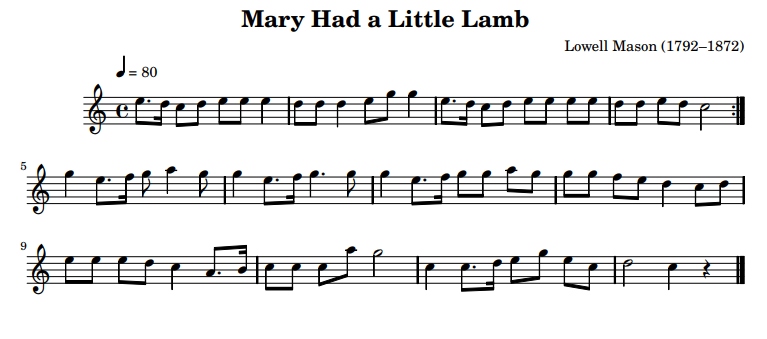
#> input picture project/mary.jpg, 767 x 339 px, found by its file name
$ python notereader.py
#> lines starting #> are read from the running program, lines starting #| are printed output that depends on the picture; after the words box and inside, x2 and y2 are one past the last pixel; in counts of white or black regions, pixels touching at a corner belong together
#------------------------------
# "Primitive" Sheet Music Reader
#------------------------------
import numpy as np
import cv2
from midiutil import MIDIFile
import math
import random
import os

def mapnote(note):
    if note == 0:
        return 40
    if note == 1:
        return 41
    if note == 2:
        return 43
    if note == 3:
        return 45
    if note == 4:
        return 47
    if note == 5:
        return 48
    if note == 6:
        return 50
    if note == 7:
        return 52
    if note == 8:
        return 53
    if note == 9:
        return 55
    if note == 10:
        return 57
    if note == 11:
        return 59
    if note == 12:
        return 60
    if note == 13:
        return 62
    if note == 14:
        return 64
    if note == 15:
        return 65
    if note == 16:
        return 67
    if note == 17:
        return 69
    if note == 18:
        return 71
    if note == 19:
        return 72
    if note == 20:
        return 74
    if note == 21:
        return 76
    if note == 22:
        return 77
    if note == 23:
        return 79
    if note == 24:
        return 81
    if note == 25:
        return 83


def turnToMidi(musicls):
    midi = MIDIFile(1)
    track = 0
    time = 0
    channel = 0
    pitch = 0
    duration = 1
    volume = 100

    midi.addTrackName(track, time, "test")
    midi.addTempo(track, time, 60)
    music = []
    for i, pitch in enumerate(musicls):
        if pitch[1] == True:
            duration = 1 / 2
            midi.addNote(track, channel, pitch[0], time, duration, volume)
            time += 1 / 2
            music.append([pitch[0], 1 / 2])
        else:
            duration = 1
            midi.addNote(track, channel, pitch[0], time, duration, volume)
            time += 1
            music.append([pitch[0], 1])
    print(music)
    midi_file = open("mary.mid", 'wb')
    midi.writeFile(midi_file)
    midi_file.close()


def focus_staffs_pixel_accurate_binary(canny_img_array):
    height, width = canny_img_array.shape
    lines = []
    new_img_array = np.zeros((height, width), dtype=np.uint8)
    for row in range(height):
        if sum(canny_img_array[row, :])/255 >= 0.55 * width:
            lines.append(row)


    counter = 0 #for keeping track of staffs
    flag = False #for skipping every other line in "lines" because the canny image draws 2 edges around every 1 edge in the original image.
    staffs = []
    staff_lines = []
    for idx in range(len(lines)):
        if flag is True:
            line_position = int(abs(lines[idx]+lines[idx-1])/2)
            new_img_array[line_position, :] = 255
            staff_lines.append(line_position)
            counter += 1
            if counter == 5:
                staffs.append(staff_lines[:])
                staff_lines.clear()
                counter = 0
            flag = False
        else:
            flag = True


    return new_img_array, staffs#, staff_line_jumps, X


def add_upper_lower_staff_lines(number_lines_to_add, staffs, line_gap):
    new_staffs = staffs
    for idx in range(len(new_staffs)):
        for n in range(0, number_lines_to_add):
            new_staffs[idx].append(new_staffs[idx][-1]+line_gap) #add lower staff line
            new_staffs[idx].insert(0, new_staffs[idx][0]-line_gap) #add upper staff line

    return new_staffs


# [8 lines left out: function invgray, not called in this run]


def getNotesAndTmpo_lite(staffs, gap_len, five_line_staff_height):
    notes_picked_up = []

    note_diameter = int(gap_len * 1.2) #approximate horizontal length of the note in relation to the length of the gap between staff lines.
    some_threshold = note_diameter*1.5
    note_area = gap_len * note_diameter #approximate area of the note
    staff_height = abs(staffs[0][0] - staffs[0][-1])
    for staff in staffs:
        staff.sort(key=lambda x: x, reverse=True)
        print(staff)
        sumlist = []
        for col in range(len(inverse[0])): # iterate through the columns(horizontal scan)
            linesum = sum(inverse[staff[-1]:staff[-1]+staff_height, col])#sum(grayinv[l[0]:l[0]+staff_height, col])
            sumlist.append(linesum) #list of sums of total pixel values in a column of pixels
        previous_line_index = 0
        for s in range(len(sumlist)): #iterate through every column of pixels of the staff height horizontaly across a staff. Each s is a column position of a note along a row.
            #: #threshold indicating a note. #s-previous_line_index prevents registering the same note twice since the canny image gives 2 vertical edges per note.
            if sumlist[s] >= 255*five_line_staff_height*0.8 and s - previous_line_index >= some_threshold \
                    and eroded[staff[-1]:staff[-1]+staff_height, s].sum() < five_line_staff_height * 255*0.7:
                # Generate image data for neural network
                # note_im = img2[staff[-1]:staff[-1] + staff_height:, s - note_diameter:s + note_diameter]
                # note_im = cv2.resize(note_im, dsize=(10, 40))
                # cv2.imwrite('C:/Users/mike/Desktop/temp/note_images/note' + str(random.randint(1, 100000)) + '.jpg',
                #             note_im)
                for j in range(staff_height): #50 pixels row wise(vertical scan)
                    img[staff[-1]:staff[-1]+staff_height:, s] = (255, 0, 0) #draw a vertical line the height of the staff where the note is


                notes_list = []
                connection_detected_flag = False
                connection_line = 0
                #iterate through each line and line gap along each column of pixels the length of the height of the staff
                for idx, line in enumerate(staff):  # we always start at the bottom line gap. ---------------------------------------------------------------------------------------------------------------------
                    # The following is going to be used for finding the value of the notes.
                    # We scan verticaly on both the left and right side of where the tail of each note is since that is where
                    # the vertical note detection line is drawn. Some notes are on the left side of its tail and some notes
                    # are on the right side of its tail which is why we look at both sides.
                    notesum_gap_right = eroded[line: line + gap_len, s: s + note_diameter].sum()
                    notesum_gap_left = eroded[line: line + gap_len, s - note_diameter: s].sum()
                    notesum_line_right = eroded[int(math.ceil(line - gap_len / 2)): int(math.ceil(line + gap_len / 2)), s: s + note_diameter].sum()
                    notesum_line_left = eroded[int(math.ceil(line - gap_len / 2)): int(math.ceil(line + gap_len / 2)), s - note_diameter: s].sum()


                    note_set_current = [notesum_gap_right, notesum_gap_left, notesum_line_right, notesum_line_left]

                    # The following is going to be used for finding the tempo of the note as in if a note is connected to another note by a horizontal line.
                    # The difference in detecting the connection between lines from detecting just the note labels is that we scan verticaly
                    # both on the left and right side of where the tail of the note is by 2 times the diameter of the note.
                    line_offset = int(gap_len*0.5)
                    if connection_detected_flag is False:
                        for row_idx in range(int(gap_len+line_offset)):
                            if line - line_offset+row_idx < len(eroded):
                                connection_gap_right = eroded[line - line_offset + row_idx, s: s + note_diameter * 2].sum()
                                connection_gap_left = eroded[line - line_offset + row_idx, s - note_diameter * 2: s].sum()

                                if connection_gap_right >= note_diameter * 2 * 255:
                                    connection_detected_flag = True
                                    img[line: line + int(gap_len/2), s:s + note_diameter*2] = (255, 0, 255)
                                    connection_line = line
                                    break
                                if connection_gap_left >= note_diameter * 2 * 255:
                                    connection_detected_flag = True
                                    img[line: line + int(gap_len / 2), s - note_diameter * 2:s] = (255, 0, 255)
                                    connection_line = line
                                    break
                    if line != connection_line:
                        notes_list.append([line, note_set_current, idx])


                notes_list.sort(key=lambda x: max(x[1]))
                note_index = notes_list[-1][2]
                note_current = notes_list[-1][1]
                line = notes_list[-1][0]
                line_gap_index = note_current.index(max(note_current))
                if max(note_current) >= note_area * 255 * 0.3 and max(note_current) < note_area*255:
                    if line_gap_index == 0:
                        img[line: line + gap_len, s:s + note_diameter] = (0, 0, 255)  # gap right
                        notes_picked_up.append((note_index * 2, connection_detected_flag))
                    elif line_gap_index == 1:
                        img[line: line + gap_len, s - note_diameter:s] = (0, 255, 0)  # gap left
                        notes_picked_up.append((note_index * 2, connection_detected_flag))
                    elif line_gap_index == 2:
                        img[int(math.ceil(line - gap_len / 2)): int(math.ceil(line + gap_len / 2)),
                        s:s + note_diameter] = (0, 0, 255)  # line right
                        notes_picked_up.append((note_index * 2 + 1, connection_detected_flag))
                    else:
                        img[int(math.ceil(line - gap_len / 2)): int(math.ceil(line + gap_len / 2)),
                        s - note_diameter:s] = (0, 255, 0)  # line left
                        notes_picked_up.append((note_index * 2 + 1, connection_detected_flag))
                    previous_line_index = s

    return notes_picked_up


if __name__ == '__main__':
    song = 'mary.JPG'
    img = cv2.imread(song)
#> img is the input picture: shape (339, 767, 3); mean B, G, R 233.6, 233.6, 233.6
    img2 = cv2.imread(song, cv2.IMREAD_GRAYSCALE)
    imgg = cv2.imread(song, cv2.IMREAD_GRAYSCALE)  ###gray img for scaning

    inverse = cv2.cvtColor(img, cv2.COLOR_BGR2GRAY)  ##invsered gray img for finding if two notes are connnected
    for i in range(len(inverse)):
        for j in range(len(inverse[0])):
            if (inverse[i][j] <=200):
                inverse[i][j] = 255
            else:
                inverse[i][j] = 0
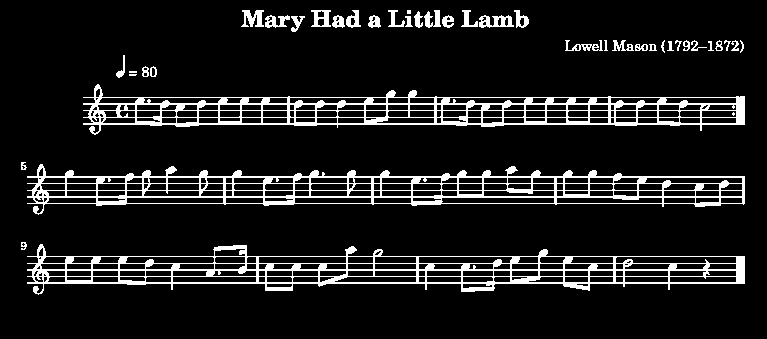
#> inverse: shape (339, 767); 10.5% white; 42 white regions (4 under 20 px), largest, box (x1, y1, x2, y2) and area: (27, 164, 745, 215) 8202, (27, 244, 745, 295) 8137, (83, 84, 745, 135) 7795
    kernel = np.ones((3, 3), np.uint8)
    eroded = cv2.erode(inverse, kernel, iterations=1)
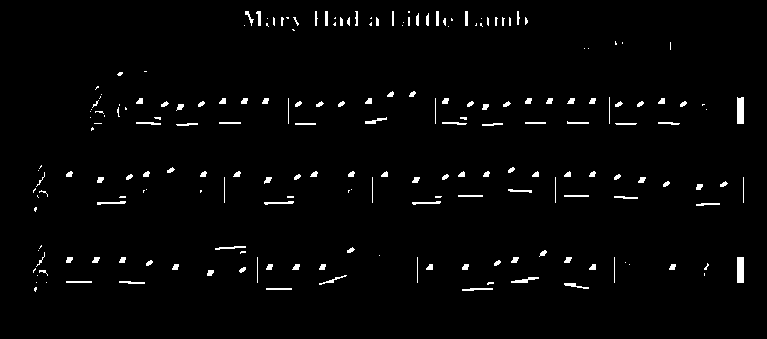
#> eroded: shape (339, 767); 2.1% white; 205 white regions (79 under 20 px), largest, box (x1, y1, x2, y2) and area: (737, 97, 744, 124) 186, (737, 257, 744, 283) 182, (511, 277, 539, 283) 82
    eroded = cv2.dilate(eroded, kernel, iterations=1)
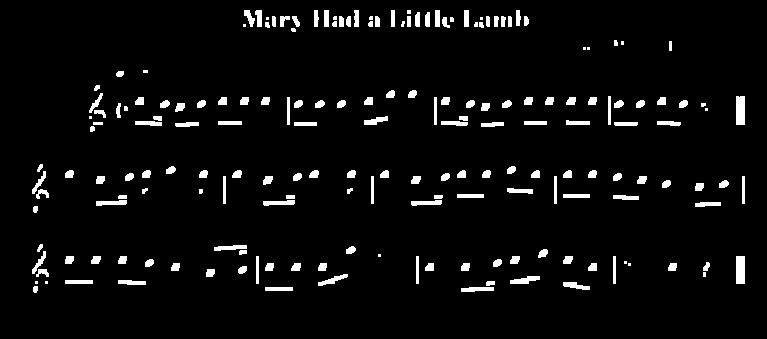
#> eroded: shape (339, 767); 4.5% white; 188 white regions (25 under 20 px), largest, box (x1, y1, x2, y2) and area: (736, 96, 745, 125) 260, (736, 256, 745, 284) 252, (510, 276, 540, 284) 154
    #cv2.imshow('gray', eroded)
    cv2.imwrite('gray.jpg',eroded)
    #cv2.waitKey(0)
    edges = cv2.Canny(img, 50, 150, apertureSize=3)
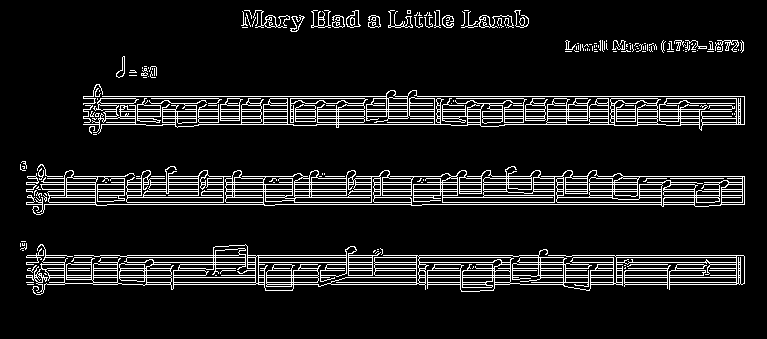
#> edges: shape (339, 767); 9.9% white in thin lines or dots, all inside (x1, y1, x2, y2) = (20, 10, 745, 295)

    # Get location of staff lines
    lines, staffs = focus_staffs_pixel_accurate_binary(edges)
#> after the loop in focus_staffs_pixel_accurate_binary, `for row in range(height):`: lines = 30 values from 96 to 284
#> the loop in focus_staffs_pixel_accurate_binary, `for idx in range(len(lines)):` made 30 passes
#> (line_position, flag) on passes 2, 4, 6, 8, 10, 12, 14, 16: (97, False), (104, False), (110, False), (117, False), (123, False), (177, False), (183, False), (190, False)
#> after the loop in focus_staffs_pixel_accurate_binary, `for idx in range(len(lines)):`:
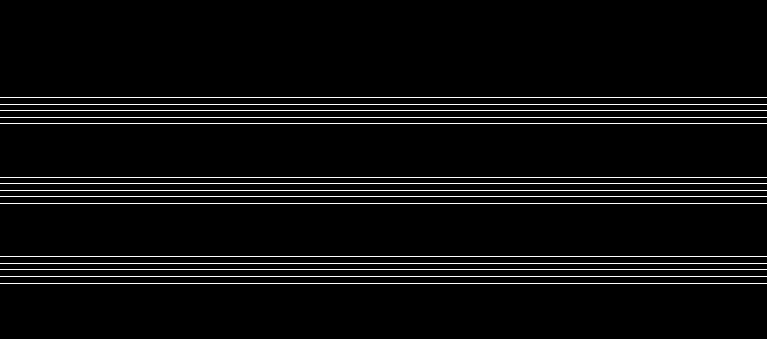
#> new_img_array: shape (339, 767); 4.4% white in thin lines or dots, all inside (x1, y1, x2, y2) = (0, 97, 767, 284)
#> after the loop in focus_staffs_pixel_accurate_binary, `for idx in range(len(lines)):`: counter = 0; line_position = 283; staff_lines = []; staffs = [[97, 104, 110, 117, 123], [177, 183, 190, 196, 203], [256, 263, 269, 276, 283]]
    print(staffs)
#| [[97, 104, 110, 117, 123], [177, 183, 190, 196, 203], [256, 263, 269, 276, 283]]
    staff_line_gap = staffs[0][1] - staffs[0][0]
#> staff_line_gap = 7
    five_line_staff_height = staffs[0][-1] - staffs[0][0]
#> five_line_staff_height = 26

    # add extra staff lines
    staffs = add_upper_lower_staff_lines(3, staffs, staff_line_gap)
#> in add_upper_lower_staff_lines, `new_staffs = staffs`: new_staffs has the same summary as staffs in focus_staffs_pixel_accurate_binary
#> the loop in add_upper_lower_staff_lines, `for idx in range(len(new_staffs)):` made 3 passes
#> staffs = [[76, 83, 90, 97, 104, 110, 117, 123, 130, 137, 144], [156, 163, 170, 177, 183, 190, 196, 203, 210, 217, 224], [235, 242, 249, 256, 263, 269, 276, 283, 290, 297, 304]]

    notes = getNotesAndTmpo_lite(staffs, staff_line_gap, five_line_staff_height)
#> in getNotesAndTmpo_lite, `note_diameter = int(gap_len * 1.2)`: note_diameter = 8
#> in getNotesAndTmpo_lite, `some_threshold = note_diameter*1.5`: some_threshold = 12
#> in getNotesAndTmpo_lite, `note_area = gap_len * note_diameter`: note_area = 56
#> in getNotesAndTmpo_lite, `staff_height = abs(staffs[0][0] - staffs[0][-1])`: staff_height = 68
#> the loop in getNotesAndTmpo_lite, `for staff in staffs:` made 3 passes
#> (printed output is left out)
#> after the loop in getNotesAndTmpo_lite, `for staff in staffs:`:
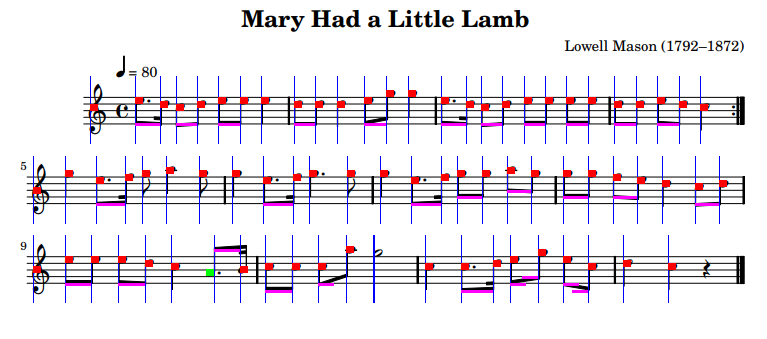
#> img: shape (339, 767, 3); 4.13% of pixels changed, all inside (x1, y1, x2, y2) = (33, 76, 727, 303)
#> after the loop in getNotesAndTmpo_lite, `for staff in staffs:`: connection_detected_flag = False; connection_gap_left = 0; line = 263; line_gap_index = 0; line_offset = 3; note_current = [12750, 0, 6630, 0]; note_index = 6; note_set_current = [0, 0, 0, 0]; notes_list = 11 items; notes_picked_up = 74 pairs, first value 10 to 17, second value 0 to 1; notesum_gap_left = 0
#> notes has the same summary as notes_picked_up in getNotesAndTmpo_lite
    #print('notes:', notes)
    #cv2.imshow('gray', img)
    cv2.imwrite('gray2.jpg',img)
    notels = []
    for note in notes:
        notels.append([mapnote(note[0]),note[1]])
#> this loop made 74 passes
#> note on passes 1 to 8: (12, False), (14, True), (13, True), (12, True), (13, True), (14, True), (14, True), (14, False)
#> after the loop, notels = 74 pairs, first value 57 to 69, second value 0 to 1
    print('notels:', notels)
#> (printed output is left out)
    turnToMidi(notels)
#> (the call stopped at in turnToMidi, `midi = MIDIFile(1)`: midiutil is not available in this run)

    #cv2.waitKey()
